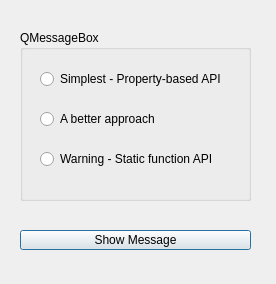
<?xml version="1.0" encoding="UTF-8"?>
<ui version="4.0">
 <class>Dialog</class>
 <widget class="QDialog" name="Dialog">
  <property name="geometry">
   <rect>
    <x>0</x>
    <y>0</y>
    <width>276</width>
    <height>284</height>
   </rect>
  </property>
  <property name="windowTitle">
   <string>Dialog</string>
  </property>
  <widget class="QGroupBox" name="groupBox">
   <property name="geometry">
    <rect>
     <x>20</x>
     <y>30</y>
     <width>231</width>
     <height>171</height>
    </rect>
   </property>
   <property name="title">
    <string>QMessageBox</string>
   </property>
   <widget class="QRadioButton" name="radioButton">
    <property name="geometry">
     <rect>
      <x>20</x>
      <y>40</y>
      <width>201</width>
      <height>18</height>
     </rect>
    </property>
    <property name="text">
     <string>Simplest - Property-based API</string>
    </property>
   </widget>
   <widget class="QRadioButton" name="radioButton_2">
    <property name="geometry">
     <rect>
      <x>20</x>
      <y>80</y>
      <width>201</width>
      <height>18</height>
     </rect>
    </property>
    <property name="text">
     <string>A better approach</string>
    </property>
   </widget>
   <widget class="QRadioButton" name="radioButton_3">
    <property name="geometry">
     <rect>
      <x>20</x>
      <y>120</y>
      <width>201</width>
      <height>18</height>
     </rect>
    </property>
    <property name="text">
     <string>Warning - Static function API</string>
    </property>
   </widget>
  </widget>
  <widget class="QPushButton" name="pushButton">
   <property name="geometry">
    <rect>
     <x>20</x>
     <y>230</y>
     <width>231</width>
     <height>20</height>
    </rect>
   </property>
   <property name="text">
    <string>Show Message</string>
   </property>
  </widget>
 </widget>
 <resources/>
 <connections/>
</ui>
